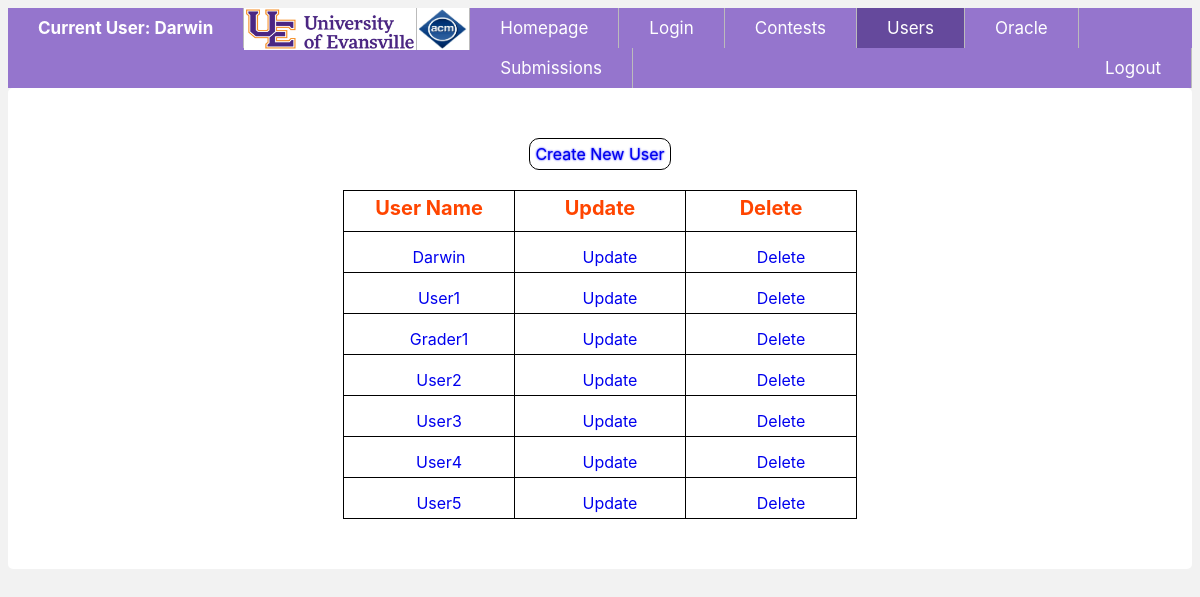
The page /users/ (signed in) on the database as committed earlier.
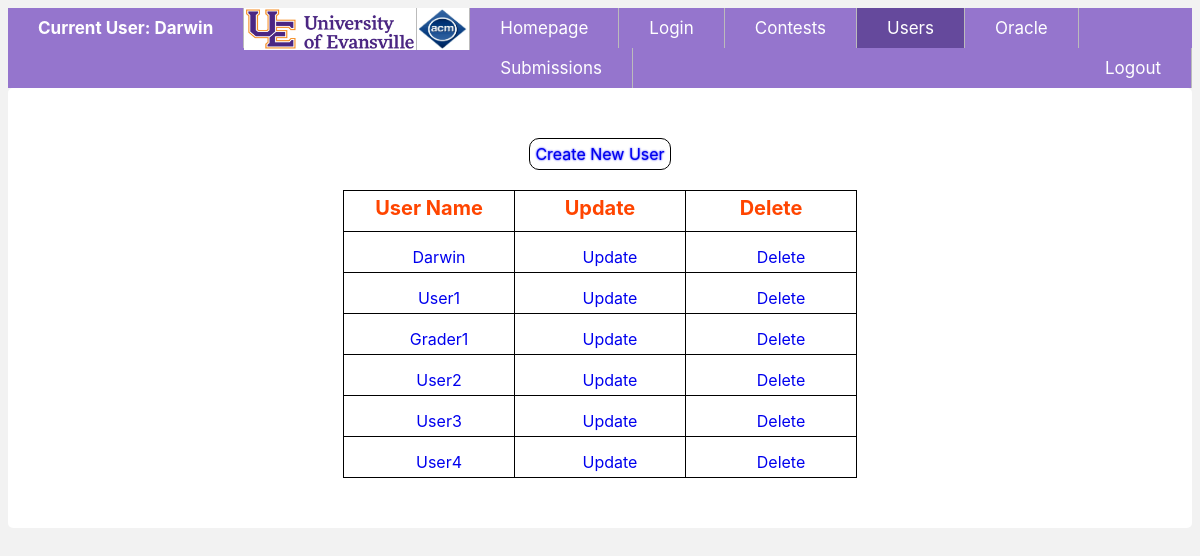
The same page on the database as committed later.
### users/models.py (models this page shows, shortened)
class CustomUser(AbstractBaseUser):
    userName        = models.CharField(max_length = 30, unique = True)
    userType        = models.CharField(max_length=20,
                                    choices = user_choices,
                                    default = user_choices[1])
    participatingIn  = models.ManyToManyField(Contest, blank = True)
    date_joined     = models.DateTimeField(blank = True, null = True)
    last_login      = models.DateTimeField(blank = True, null = True)
    admin        = models.BooleanField(default = False)
    active       = models.BooleanField(default = True)
    staff        = models.BooleanField(default = False)
    is_superuser    = models.BooleanField(default = False)
    USERNAME_FIELD = 'userName'
    REQUIRED_FIELDS = ['userType', 'password']
    objects = MyAccountManager()
    def get_absolute_url(self):
        return reverse("users:user-detail", kwargs = {"id": self.id})

### users/views.py (the view)
# urls.py: path('', UserListView.as_view(), name = 'user-list'),
@class_view_decorator(custom_login_required)
@class_view_decorator(admin_only_view)
class UserListView(ListView):
    template_name = 'users/user_list.html'
    queryset = CustomUser.objects.all()

### users/templates/users/user_list.html
{% extends 'base.html' %}
{% block content %}
{% load static %}
<div class = "container">
<link rel = "stylesheet" type = "text/css" href = "{% static 'css/style_lists.css' %}" />
    <a href = '{{ instance.get_absolute_url }}create/' id = "createnew"> Create New User</a>
    <br><br>
    <table>
        <tr>
            <th>User Name</th>
            <th>Update</th>
            <th>Delete</th>
        </tr>
    {% for instance in object_list %}
    <tr>
        <td>
        <a href = '{{instance.get_absolute_url }}' >
        {{ instance.userName}}
        </a>
        </td>
    <td><a href = '{{instance.get_absolute_url }}update' > update </a></td>
    <td><a href = '{{instance.get_absolute_url }}delete' > delete </a></td>
</tr>
{% endfor %}
</table>
</div>
{% endblock %}

### contest/templates/navbar.html
{% load static %}
<nav>
    <link rel = "stylesheet" type = "text/css" href = "{% static 'css/navbar_style.css' %}" />
    <div id = "menu">
        <ul>
            <li id = "user">
            {% if request.user.userName != None and request.user.userName != "" %}
                        Current User: {{ request.user.userName }}
                    {% else %}
                        Current User: No User Logged In
            {% endif %}
            </li>
            <li><img src = "{% static 'logo/UElogo.jpg' %}" class = "logo1"/></li>
            <li><img src = "{% static 'logo/ACMlogo.png' %}" class = "logo"/></li>
            <li class="{% ifequal request.path '/home/'%} active {% endifequal%}">
                <a href="{% url 'home:homepage-view' %}"> Homepage</a>
            </li>
            <li class="{% ifequal request.path '/login/'%} active {% endifequal%}">
                <a href="{% url 'login:login-page' %}"> Login </a>
            </li>
            <li class="{% if 'contests' in request.build_absolute_uri %} active {% endif%}">
                <a href="{% url 'contests:contest-list' %}"> Contests </a>
            </li>
            <li class="{% if 'users' in request.build_absolute_uri %} active {% endif%}">
                <a href="{% url 'users:user-list' %}"> Users </a>
            </li>
            <li class="{% ifequal request.path '/oracle/'%} active {% endifequal%}">
                <a href="{% url 'oracle:posts-list' %}"> Oracle </a>
            </li>
            <li class="{% ifequal request.path '/submission/'%} active {% endifequal%}">
                <a href="{% url 'submission:submission-list' %}"> Submissions </a>
            </li>
            <li style = "float:right"><a href="{% url 'login:logout-page' %}"> Logout </a></li>
        </ul>
    </div>
</nav>

Rows that differ between the two databases and show on the page:
removed CustomUser: userName "User5"
